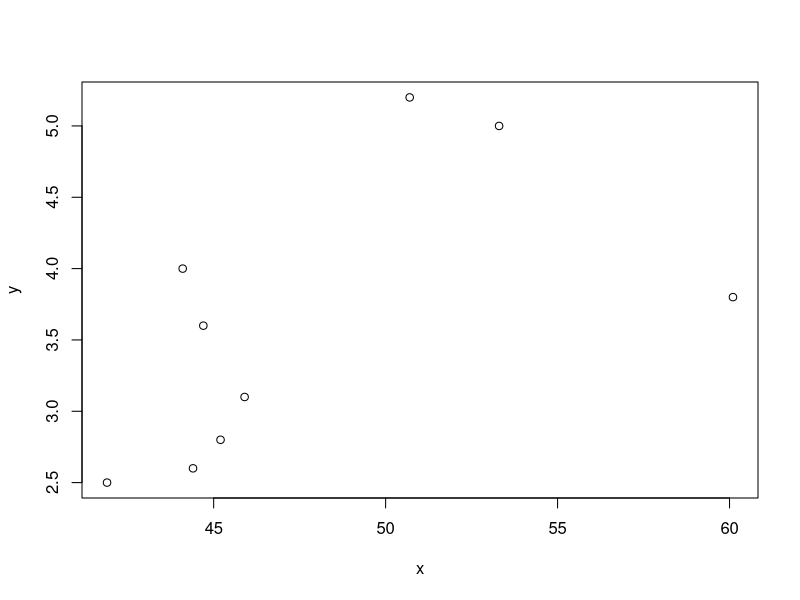

Write R code to recreate this figure.
library(stats)

x <- c(44.4, 45.9, 41.9, 53.3, 44.7, 44.1, 50.7, 45.2, 60.1)
y <- c(2.6, 3.1, 2.5, 5.0, 3.6, 4.0, 5.2, 2.8, 3.8)

plot(x, y)

# Spearman rank correlation is 0.6
# p-value=0.0968 => don't reject the null hypothesis (zero correlation between variables)
cor.test(x, y, method = "spearman", alternative = "two.sided")
